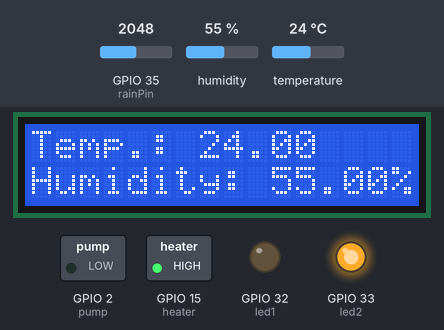
Bench run of a sketch on a simulated ESP32. Shown: 16×2 character LCD, switched loads named in the sketch (green lamp = pin HIGH), output pins drawn as LEDs (lit = HIGH). The inputs (shaded band) are chosen by the test bench; at power-on: temperature 24 °C, GPIO 35 (rainPin) = 2048, humidity 55 %. WiFi joins after 1.5 s; servers stay silent unless stated; network time is answered at once with the bench clock; the local clock reads 2024-03-15 10:24:30 at power-on unless the sketch sets it; what the sketch prints to the serial monitor is not drawn.

Above: at 3.5 s.
3.6 s: temperature set to 26 °C
At 5.2 s:
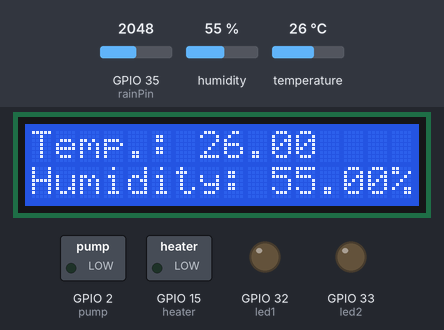
5.6 s: GPIO 35 (rainPin) set to 3466
7.4 s: GPIO 35 (rainPin) set to 3571
At 9.6 s:
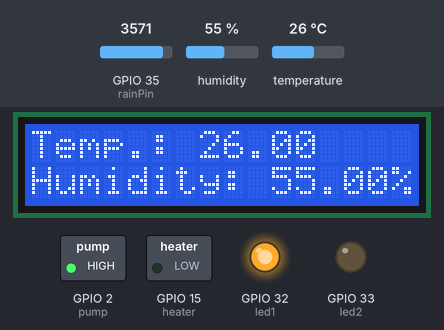
9.9 s: temperature set to 12 °C
At 11.7 s:
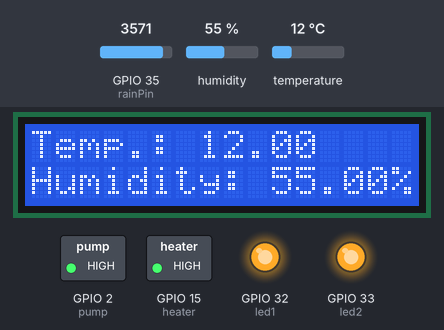
12.1 s: humidity set to 22 %
At 13.4 s:
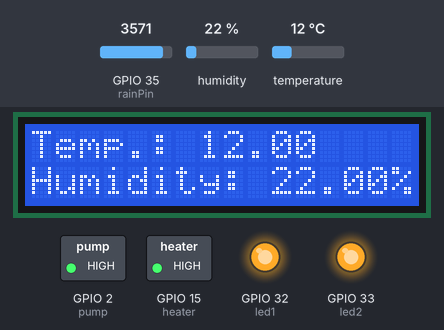
14.2 s: humidity set to 40 %
At 15.6 s:
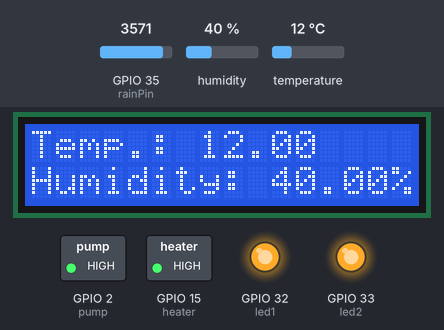
Timing chart, 0 to 17.2 s (numbered marks = the images above; inputs shaded):
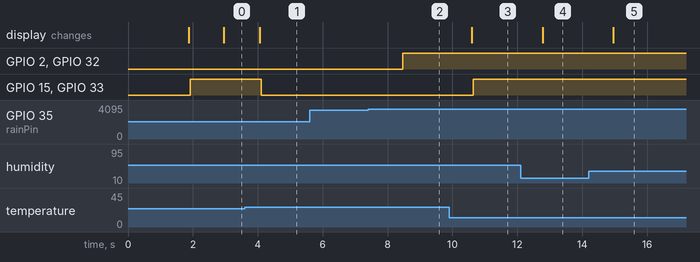

The sketch:

FH-1_04-Release.ino
```cpp
#define BLYNK_PRINT Serial
#define DHTPIN 19
#define DHTTYPE DHT11

#include <WiFi.h>
#include <WiFiClient.h>
#include <WiFiUdp.h>
#include <BlynkSimpleEsp32.h>
#include <DHT.h>
#include <NTPClient.h>
#include <LiquidCrystal_I2C.h>

int lcdColumns = 16;
int lcdRows = 2;
LiquidCrystal_I2C lcd(0x27, lcdColumns, lcdRows);

int rainPin = 35;
float lowerBorder = 1600.0; // 1800, 2000, 1900, 1500

char auth[] = "***";

char ssid[] = "***";
char pass[] = "***";
float desiredTemperature = 24.00;
int thresholdValue = 3500;


DHT dht(DHTPIN, DHTTYPE);
BlynkTimer timer;

WidgetLED virtualLedPump(V4);
WidgetLED virtualLedHeater(V3);

WiFiUDP ntpUDP;
NTPClient timeClient(ntpUDP);

float maxTemp = -100.0;
float minTemp = 100.0;
String maxTempOut = "---";
String minTempOut = "---";

//релета
int heater = 15; // реле 1
int pump = 2; //реле 2

//диоди на платката
int led1 = 32;
int led2 = 33;


void sendSensor()
{
  	float h = dht.readHumidity();
  	float t = dht.readTemperature(); // or dht.readTemperature(true) for Fahrenheit

  	if (isnan(h) || isnan(t)) {
    	Serial.println("Failed to read from DHT sensor!");
    	return;
  	}

	String temperature = String(t, 1) + " ℃";
	String humidity = String(h, 0) + " %";

  	Blynk.virtualWrite(V5, humidity);
  	Blynk.virtualWrite(V6, temperature);

	lcd.clear();
    	lcd.setCursor(0, 0);
    	lcd.print("Temp.: ");
    	lcd.print(t);

    	lcd.setCursor(0, 1);
    	lcd.print(F("Humidity: "));
    	lcd.print(h);
    	lcd.println("%");

	Serial.println(t);
	Serial.println(h);

	MinMaxTemperature();
}


String timeDateFormat()
{
  	String formattedDate = timeClient.getFormattedDate();
  	int splitT = formattedDate.indexOf("T");
   	String dayStamp = formattedDate.substring(0, splitT);
   	String timeStamp = formattedDate.substring(splitT+1, formattedDate.length()-1);
   	return timeStamp + " on " + dayStamp;
}

String soilMoisture()
{
  	int sensorValue = analogRead(rainPin);
  	float diff = 4095.0 - lowerBorder;

  	float calcHumSol = (4095.0 - sensorValue*1.0) / diff * 100.0;
  	if (calcHumSol > 100.0) {
    	calcHumSol = 100.0;
  	}

  	String humSolValue = String(calcHumSol, 0) + " %";
  	Blynk.virtualWrite(V9, humSolValue);

  	return humSolValue;
}


void MinMaxTemperature()
{
  	if (dht.readTemperature() > maxTemp) {
    	maxTemp = dht.readTemperature();
    	String tmpr = (String) maxTemp;
    	maxTempOut =  tmpr + " ℃ at " + timeDateFormat();
  	}

  	if (dht.readTemperature() < minTemp) {
    	minTemp = dht.readTemperature();
    	String tmpr = (String) minTemp;
    	minTempOut =  tmpr + " ℃ at " + timeDateFormat();
  	}

  	Blynk.virtualWrite(V7, minTempOut);
  	Blynk.virtualWrite(V8, maxTempOut);
  	Serial.println("Max temp: " + maxTempOut);
  	Serial.println("Min temp: " + minTempOut);
}


void setup()
{
  	pinMode(pump, OUTPUT);
  	pinMode(heater, OUTPUT);
  	pinMode(led1, OUTPUT);
  	pinMode(led2, OUTPUT);

  	digitalWrite(pump, LOW);
  	digitalWrite(led1, LOW);
  	virtualLedPump.off();

  	Serial.begin(9600);
  	Blynk.begin(auth, ssid, pass);

  	dht.begin();
  	lcd.init();
  	lcd.backlight();

  	timeClient.begin();
  	timeClient.setTimeOffset(10800);

  	// Setup a function to be called every second
  	timer.setInterval(1000L, sendSensor);
}

void loop()
{
  	Blynk.run();
  	timer.run();
  	timeClient.update();
  	soilMoisture();

  	int sensorValue = analogRead(rainPin);
  	float currentTemp = dht.readTemperature();

  	if(sensorValue < thresholdValue){
    	digitalWrite(pump, LOW);
    	digitalWrite(led1, LOW);
    	virtualLedPump.off();
  	}
  	else {
    	digitalWrite(pump, HIGH);
    	digitalWrite(led1, HIGH);
    	virtualLedPump.on();
  	}

  	if(currentTemp > desiredTemperature){
    	digitalWrite(heater, LOW);
    	digitalWrite(led2, LOW);
    	virtualLedHeater.off();
  	}
  	else {
    	digitalWrite(heater, HIGH);
    	digitalWrite(led2, HIGH);
    	virtualLedHeater.on();
  	}

	//  Serial.print("Влажност на почвата: ");
	//  Serial.println(soilMoisture());

  	delay(1000);
}
```

Measured:
- the behaviour switches between 24 and 25 °C on temperature (found by bisection; images 0 and 1)
- the behaviour switches between 3499 and 3500 on GPIO 35 (rainPin) (found by bisection; images 1 and 2)
- after the input at 3.6 s, GPIO 15 (heater), GPIO 33 (led2): HIGH → LOW after 0.50 s; the display: changes after 0.46 s (image 1)
- after the input at 5.6 s, every drawn part: stays the same
- after the input at 7.4 s, GPIO 2 (pump), GPIO 32 (led1): LOW → HIGH after 1.1 s
- after the input at 9.9 s, GPIO 15 (heater), GPIO 33 (led2): LOW → HIGH after 0.75 s; the display: changes after 0.70 s (image 3)
- after the input at 12.1 s, the display: changes after 0.68 s (image 4)
- after the input at 14.2 s, the display: changes after 0.76 s (image 5)
